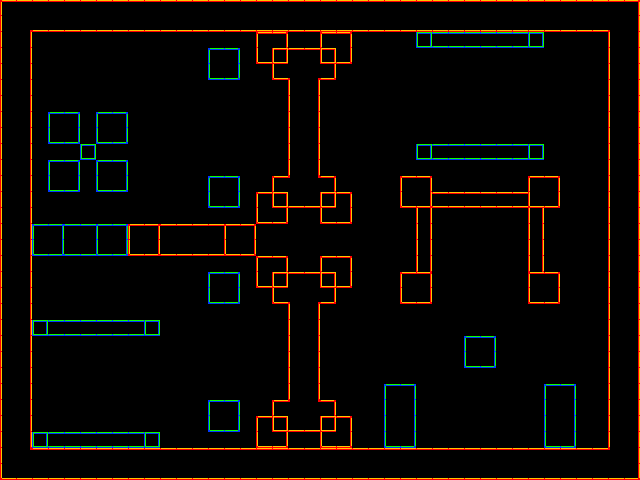

Below is a game level as drawn by its tile map, then a one-line description and the .tmx that defines it (tile-layer data replaced by summaries):
An orthogonal 40x30 tile map with 16x16 px tiles, 2 tile layers (Tile Layer 1, Layer2) and 43 objects.

<map version="1.0" orientation="orthogonal" width="40" height="30" tilewidth="16" tileheight="16">
 <tileset firstgid="1" name="ss_tileset" tilewidth="16" tileheight="16">
  <image source="ss_tileset.png" width="96" height="96" />
 </tileset>
 <layer name="Tile Layer 1" width="40" height="30">
  <data>[1200 cells, 97 non-empty, 10 distinct tile ids]</data>
 </layer>
 <layer name="Layer2" width="40" height="30">
  <data>[1200 cells, 390 non-empty, 15 distinct tile ids]</data>
 </layer>
 <objectgroup name="Solids" width="40" height="30">
  <object x="32" y="224" width="96" height="32" />
  <object x="32" y="320" width="128" height="16" />
  <object x="32" y="432" width="128" height="16" />
  <object x="208" y="272" width="32" height="32" />
  <object x="208" y="400" width="32" height="32" />
  <object x="208" y="176" width="32" height="32" />
  <object x="208" y="48" width="32" height="32" />
  <object x="416" y="32" width="128" height="16" />
  <object x="416" y="144" width="128" height="16" />
  <object x="464" y="336" width="32" height="32" />
  <object x="384" y="384" width="32" height="64" />
  <object x="544" y="384" width="32" height="64" />
  <object x="48" y="112" width="80" height="80" />
 </objectgroup>
 <objectgroup name="BoundingSolids" width="40" height="30">
  <object x="0" y="0" width="640" height="32" />
  <object x="0" y="32" width="32" height="448" />
  <object x="608" y="32" width="32" height="416" />
  <object x="32" y="448" width="608" height="32" />
  <object x="128" y="224" width="128" height="32" />
  <object x="256" y="32" width="96" height="32" />
  <object x="272" y="64" width="64" height="16" />
  <object x="288" y="80" width="32" height="96" />
  <object x="272" y="176" width="64" height="32" />
  <object x="256" y="192" width="32" height="32" />
  <object x="320" y="192" width="32" height="32" />
  <object x="256" y="256" width="32" height="32" />
  <object x="320" y="256" width="32" height="32" />
  <object x="272" y="272" width="64" height="32" />
  <object x="288" y="304" width="32" height="128" />
  <object x="272" y="400" width="64" height="32" />
  <object x="256" y="416" width="96" height="32" />
  <object x="400" y="176" width="32" height="32" />
  <object x="528" y="176" width="32" height="32" />
  <object x="400" y="272" width="32" height="32" />
  <object x="528" y="272" width="32" height="32" />
  <object x="432" y="192" width="96" height="16" />
  <object x="416" y="208" width="16" height="64" />
  <object x="528" y="208" width="16" height="64" />
 </objectgroup>
 <objectgroup name="Portals" width="40" height="30">
  <object x="464" y="224" width="16" height="16" />
  <object x="208" y="112" width="16" height="16" />
  <object x="208" y="336" width="16" height="16" />
 </objectgroup>
 <objectgroup name="Goal" width="40" height="30">
  <object x="80" y="48" width="16" height="16" />
 </objectgroup>
 <objectgroup name="Windows" width="40" height="30">
  <object x="48" y="336" width="96" height="96" />
  <object x="432" y="48" width="96" height="96" />
 </objectgroup>
</map>
